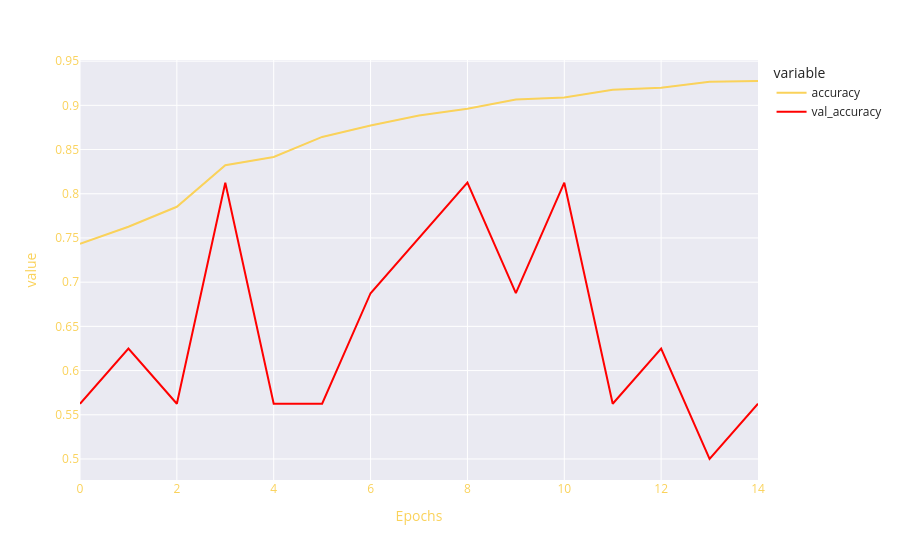

This figure's notebook cell:
### Code cell
fig = px.line(results,y=[results['accuracy'],results['val_accuracy']],template="seaborn",color_discrete_sequence=['#fad25a','red'])
fig.update_layout(   
    title_font_color="#fad25a", 
    xaxis=dict(color="#fad25a",title='Epochs'), 
    yaxis=dict(color="#fad25a")
 )
fig.show()

### Figure 1 — Plotly figure (JSON) as saved in the notebook; plotly's stock layout.template omitted (floating-point values rounded to 4 significant figures)
{"data": [{"hovertemplate": "variable=accuracy<br>index=%{x}<br>value=%{y}<extra></extra>", "legendgroup": "accuracy", "line": {"color": "#fad25a", "dash": "solid"}, "marker": {"symbol": "circle"}, "mode": "lines", "name": "accuracy", "orientation": "v", "showlegend": true, "type": "scatter", "x": [0, 1, 2, 3, 4, 5, 6, 7, 8, 9, 10, 11, 12, 13, 14], "xaxis": "x", "y": [0.7435, 0.7627, 0.7853, 0.8322, 0.8416, 0.8643, 0.8773, 0.8886, 0.8961, 0.9066, 0.9089, 0.9178, 0.9199, 0.9268, 0.9275], "yaxis": "y"}, {"hovertemplate": "variable=val_accuracy<br>index=%{x}<br>value=%{y}<extra></extra>", "legendgroup": "val_accuracy", "line": {"color": "red", "dash": "solid"}, "marker": {"symbol": "circle"}, "mode": "lines", "name": "val_accuracy", "orientation": "v", "showlegend": true, "type": "scatter", "x": [0, 1, 2, 3, 4, 5, 6, 7, 8, 9, 10, 11, 12, 13, 14], "xaxis": "x", "y": [0.5625, 0.625, 0.5625, 0.8125, 0.5625, 0.5625, 0.6875, 0.75, 0.8125, 0.6875, 0.8125, 0.5625, 0.625, 0.5, 0.5625], "yaxis": "y"}], "layout": {"legend": {"title": {"text": "variable"}, "tracegroupgap": 0}, "margin": {"t": 60}, "title": {"font": {"color": "#fad25a"}}, "xaxis": {"anchor": "y", "color": "#fad25a", "domain": [0, 1], "title": {"text": "Epochs"}}, "yaxis": {"anchor": "x", "color": "#fad25a", "domain": [0, 1], "title": {"text": "value"}}}}
